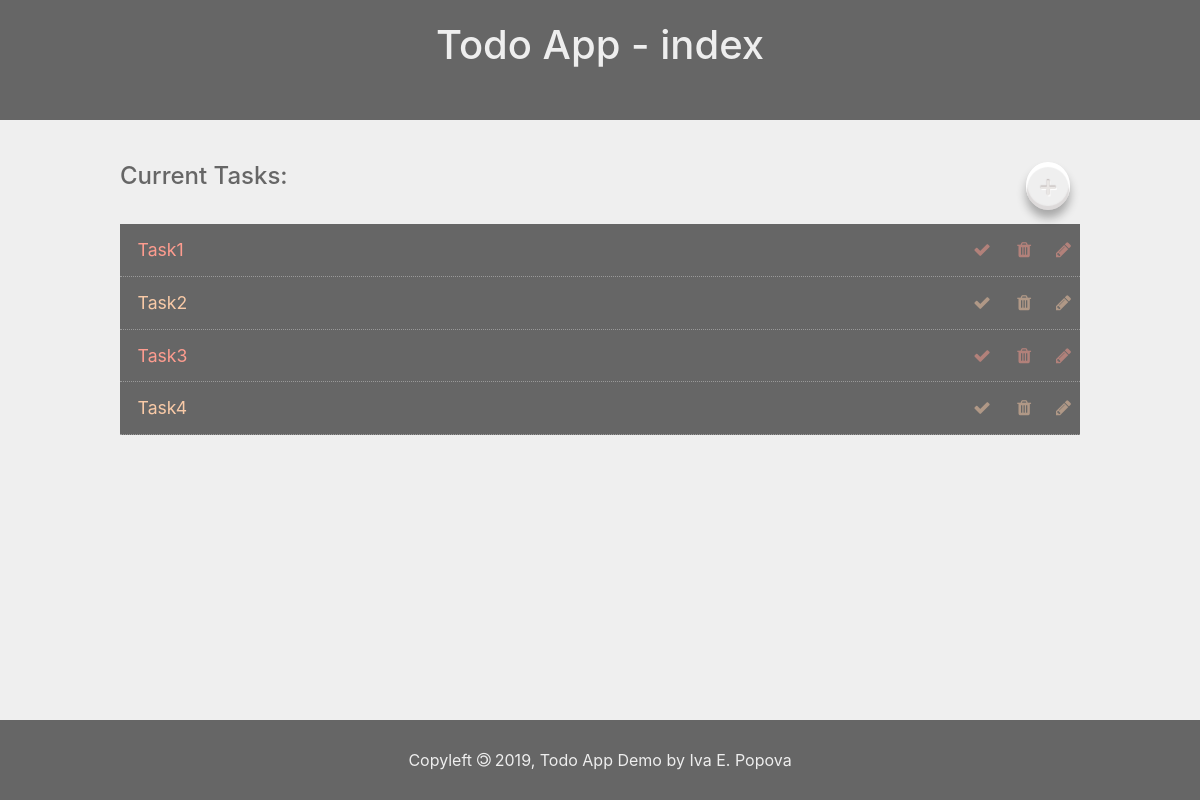
The page /todos/ on the database its author committed.
### todo_app/models.py (models this page shows, shortened)
class Task(models.Model):
  id = models.AutoField(primary_key=True)
  title = models.CharField('Title', max_length=100, help_text="Task Title")
  description = models.TextField('Description', null=True, help_text="Task Description")
  due = models.DateTimeField('due', default=days_from_now_1, help_text="Task Due (default - 1 day from now)")
  created = models.DateTimeField(auto_now_add=True)
  completed = models.BooleanField(default=False)

### todo_app/views.py (the view)
# urls.py: path('', views.index, name="todo_index"),
def index(request):
    tasks = Task.objects.order_by('id')
    template_file = 'todo_app/index.html'
    context = {
        'form': CreateUpdateTaskForm,
        'tasks': tasks,
        'app_name': 'Todo App',
        'page_name': 'index'
    }
    return render(request, template_file, context)

### todo_app/templates/todo_app/index.html
{% extends "todo_app/base.html" %}
{% load static %}
{% load custom_filters %}
{% block content_head %}
  <link rel="stylesheet" type="text/css" href="{% static 'todo_app/index.css' %}">
{% endblock content_head %}
{% block content %}
  <main>
    <section class="list_todos">
      <div class="header clear">
        <h1>Current Tasks:</h1>
        <div class="buttonHolder">
          <a href="{% url 'todo_add' %}" class="button">+</a>
        </div>
      </div>
      <ul>
        {% for task in tasks %}
          <li class="clear">
            <span>
              {% if task.completed %}
                <del>{{task.title}}</del>
              {% else %}
                {{task.title}}
              {% endif %}
            </span>
            <span>
              <a href="{% url 'todo_complete' task.id%}"><i class="fa fa-check"></i></a>
              <a href="{% url 'todo_delete' task.id%}"><i class="fa fa-trash"></i></a>
              <a href="{% url 'todo_update' task.id %}"><i class="fa fa-pencil"></i></a>
            </span>
          </li>
        {% empty %}
          <li>No tasks!</li>
        {% endfor %}
      </ul>
    </section>
  </main>
{% endblock content %}

### todo_app/static/todo_app/base.css (style rules this page uses)
html,body, header, footer, main, h1,h2,h3,p { margin:0; padding: 0; box-sizing: border-box; }
.clear:after { display: block; content: ""; clear: both; }
body { margin:0; background: #efefef; }
main { width: 80%; min-height: 75vh; margin:0 auto; padding: 1em 0; box-sizing: border-box; color: #666; }
.clear:after { content: ""; display: block; clear: both; }

### todo_app/static/todo_app/index.css (style rules this page uses)
.list_todos>.header { padding: 0 0 .5em 0; }
.buttonHolder { float: right; margin:0 auto; font-size: 2em; width: 2em; height: 2em; }
.buttonHolder a { text-decoration: none; }
.button { position: relative; display: block; margin: .3em; text-align: center; color:#e9e6e4; text-shadow: 0px -1px 1px #bdb5b4, 1px 1px 1px white; background-image: linear-gradient(top, #f4f1ee, #fff); border-radius: 100%; box-shadow: 0px 8px 10px 0px rgba(0, 0, 0, .3), inset 0px 4px 1px 1px white, inset 0px -3px 1px 1px rgba(204,198,197,.5); transition: all .1s linear; }
.list_todos { margin: 1em 0 0 0; }
.list_todos h1 { float: left; font-size: 1.5em; line-height: 2em; vertical-align: middle; }
.list_todos ul { list-style-type: none; margin:0; padding: 0; }
.list_todos li { font-size: 1.1em; height: 3em; line-height: 3em; padding: 0 .5em 0 1em; background: #666; border-bottom: 1px dotted #999; }
.list_todos li:nth-of-type(2n+1) { color: #fe9c8f; }
.list_todos li:nth-of-type(2n) { color: #f9caa7; }
.list_todos li span { display: inline-block; height: 100%; }
.list_todos li span:nth-of-type(2) { float: right; }
.list_todos li a { display: inline-block; height: 2em; color: inherit; opacity: .5; }
.list_todos li .fa { display: inline-block; width: 2em; height: 100%; text-align: right; }

### rows shown on the page
Task: title "Task1"
Task: title "Task2"
Task: title "Task3"
Task: title "Task4"

### other values the page prints
{{ app_name }} "Todo App"
{{ page_name }} "index"
